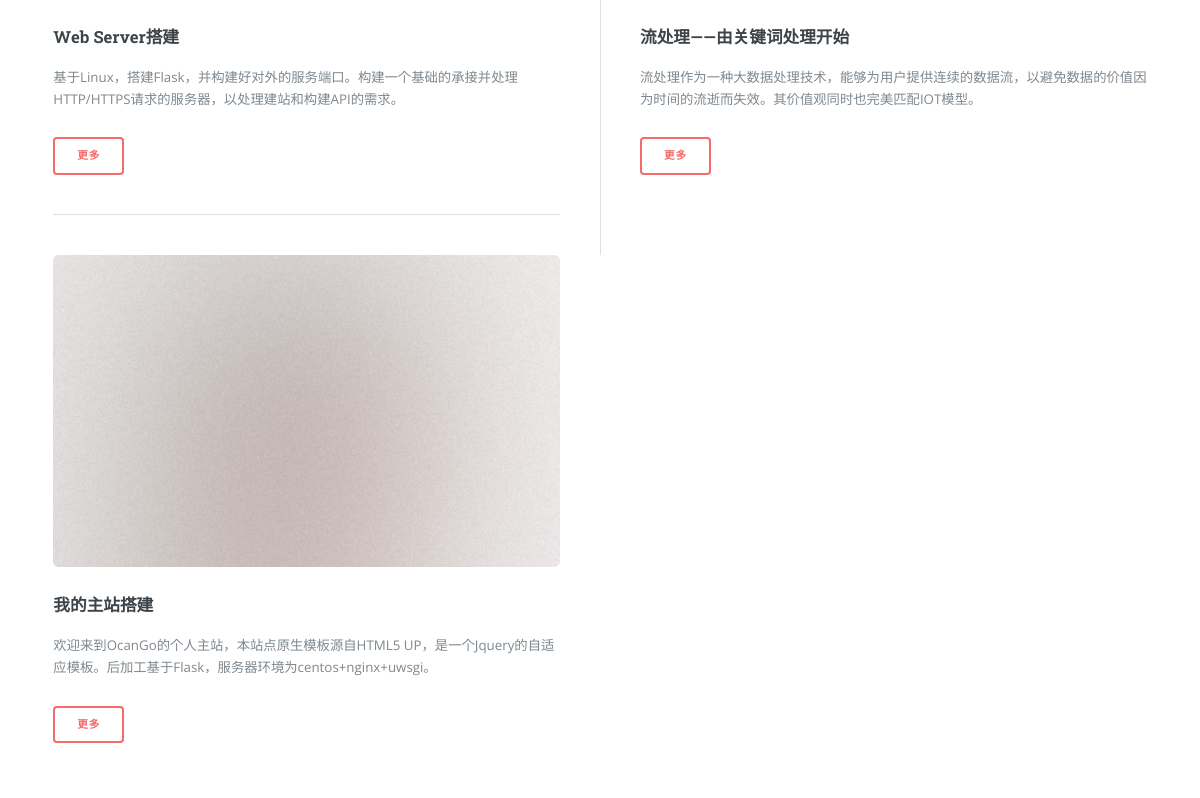
Before: / (lower part) with the older database file.
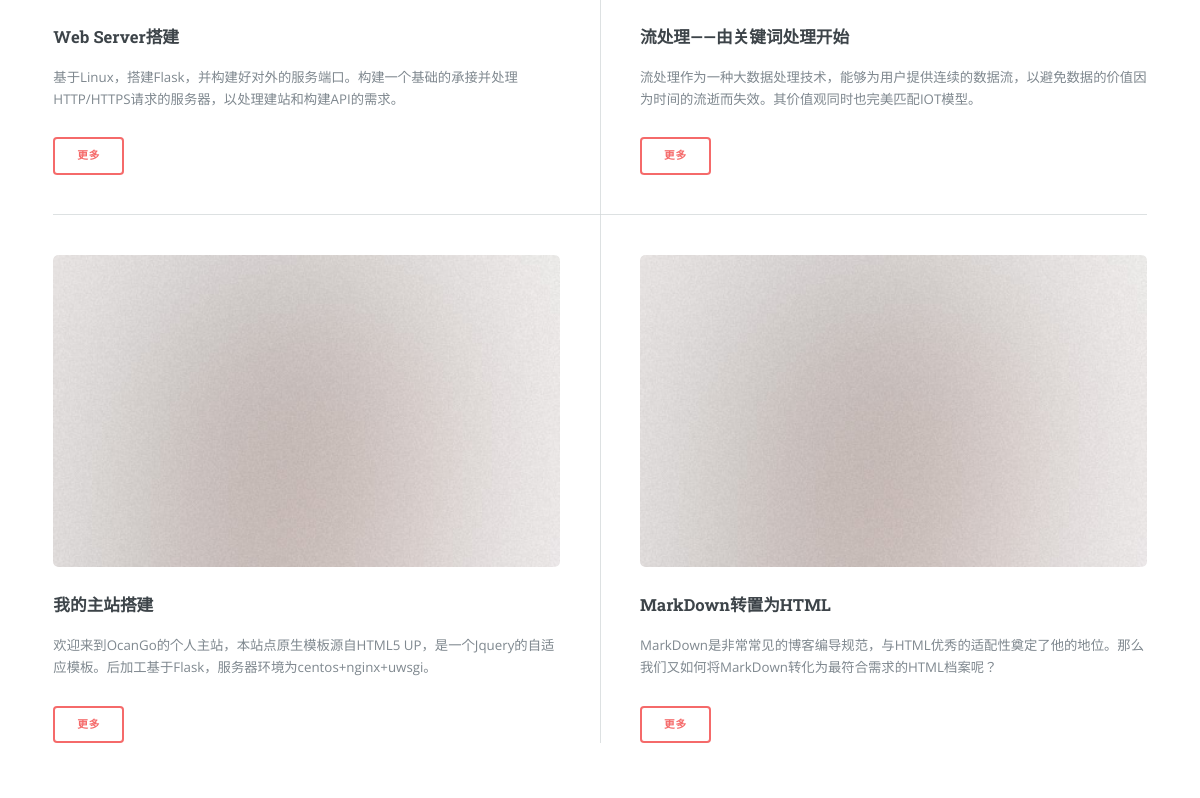
After: the same page with the newer database file.
### models/articles.py (models this page shows, shortened)
class ArticleModel(db.Model):
    __tablename__='article'
    id = db.Column(db.Integer, primary_key=True)
    topic = db.Column(db.String(80))
    picture_url = db.Column(db.String(80))
    article_url = db.Column(db.Boolean,default=False,nullable=False)
    weight = db.Column(db.Integer,nullable=False)#权重,默认1,最大10，不实际卡控
    introduce = db.Column(db.String(1000))
    link_project = db.Column(db.Integer, db.ForeignKey('project.id'))
    create_time = db.Column(db.DateTime , nullable=False , default=datetime.now)
    store = db.relationship('ProjectModel')
    def json(self):
        return {
            "id":self.id,
            "topic":self.topic,
            "picture_url":self.picture_url,
            "article_url":self.article_url,
            "introduce":self.introduce,
            "link_project":self.link_project
        }
    @classmethod
    def get_all_acricles_bydict(cls,maxindex = 6):
        return [article.json() for article in (cls.query.order_by(cls.weight.desc()).limit(maxindex).all() if maxindex is not None else cls.query.order_by(cls.weight.desc()).all())]
    @classmethod
    def find_by_topic(cls, topic):
        return cls.query.filter_by(topic=topic).first()

### app.py (the view)
@app.route('/')
def index():
    print(ProjectModel.get_all_projects_bydict())
    print(ArticleModel.get_all_acricles_bydict())
    return render_template('index.html',now_time=main_parse.welcome_home(),projects=ProjectModel.get_all_projects_bydict(),articles=ArticleModel.get_all_acricles_bydict())

### main_parse.py (called while the page is built)
def welcome_home():
    utc_time = datetime.utcnow().replace(tzinfo=utc_tz)
    now_time = utc_time.astimezone(cst_tz)
    for i in range(len(hour_to_zone)):
        if now_time.hour in hour_to_zone[i]:
            welcome_text = zone_to_text.get(i,'Welcome！')
    welcome_text += '' +'今天是' + now_time.strftime('%m') + '月' + now_time.strftime('%d') + '日。'
    return welcome_text

### models/projects.py (called while the page is built)
    def json(self):
        store = ArticleModel.find_by_topic(self.name)
        return {
            "id":self.id,
            "name":self.name,
            "icon":self.icon,
            "introduce":self.introduce,
            "article_url":self.article_url,
            "article_id":store.id if store is not None else -1
        }

    @classmethod
    def get_all_projects_bydict(cls,maxindex = 4):
        return [project.json() for project in (cls.query.order_by(cls.weight.desc()).limit(maxindex).all() if maxindex is not None else cls.query.order_by(cls.weight.desc()).all())]

### templates/index.html (shortened to what this page needs)
{% extends "base/base.html" %}
{% block mainbody %}
		<section>
			<div class="posts">
				{% for article in articles %}
				<article>
					<a href="{{ url_for('articles',topic=article.id) }}" class="image"><img src="{{ url_for('static', filename=article.picture_url) }}" alt="" /></a>
					<h3>{{article.topic}}</h3>
					<p>{{article.introduce}}</p>
					<ul class="actions">
						<li>
							<a href="{{url_for('articles',topic=article.id)}}" class="button">更多</a></li>
					</ul>
				</article>
				{% endfor %}
			</div>
		</section>
{% endblock %}

Changed rows visible on the page:
added ArticleModel: picture_url (picture), topic "MarkDown转置为HTML", introduce "MarkDown是非常常见的博客编导规范，与HTML优秀的适配性奠定了他的地位。那么我们又如何将MarkDown转化为最符合需求的HTML档案呢？"
